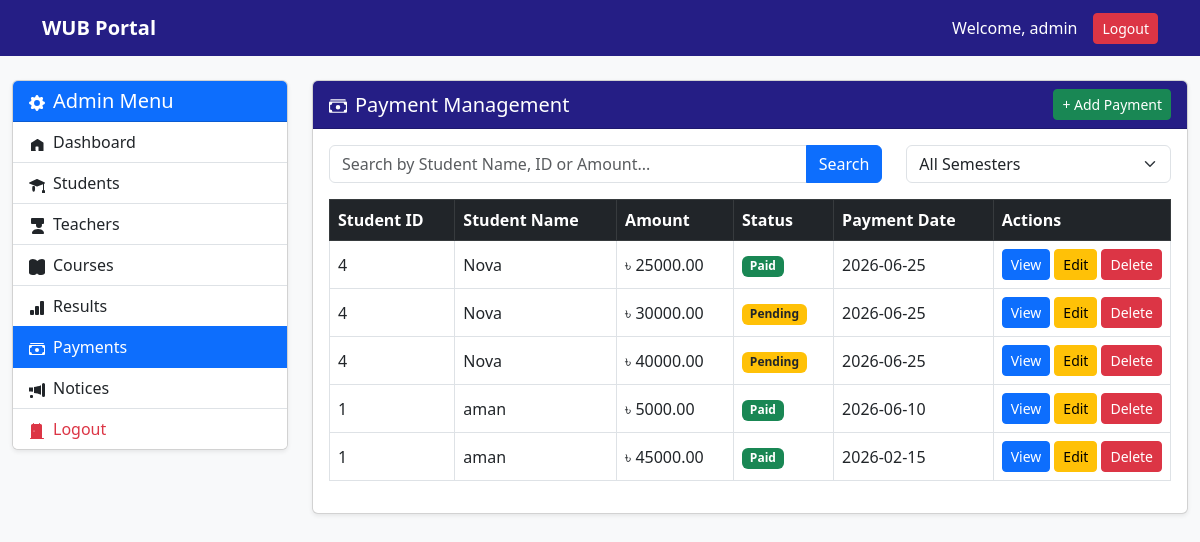
The page /dashboard/admin/payments/ (signed in) on the database its author committed.
### accounts/models.py (models this page shows)
class CustomUser(AbstractUser):
    role = models.CharField(max_length=20, default='student')
    profile_picture = models.ImageField(
        upload_to='profile_pics/',
        null=True,
        blank=True
    )
    phone = models.CharField(max_length=20, null=True, blank=True)
    address = models.TextField(null=True, blank=True)

### payments/models.py (models this page shows, shortened)
class Payment(models.Model):
    student = models.ForeignKey(User, on_delete=models.CASCADE, related_name='payments')
    semester = models.IntegerField(default=1)          # Added default to avoid migration issues
    amount = models.DecimalField(max_digits=10, decimal_places=2)
    status = models.CharField(max_length=20, choices=[
        ('Paid', 'Paid'),
        ('Pending', 'Pending'),
        ('Unpaid', 'Unpaid')
    ], default='Pending')
    date = models.DateField(default=now)
    invoice_id = models.CharField(max_length=50, blank=True, null=True)
    class Meta:
        ordering = ['-date']

### accounts/views.py (the view, shortened to what this page needs)
# urls.py: path('dashboard/admin/payments/', account_views.admin_payments, name='admin_payments'),
@login_required(login_url='/login/')
def admin_payments(request):
    if request.user.role != 'admin':
        return redirect('home')
    search_query = request.GET.get('search', '').strip()
    selected_semester = request.GET.get('semester', '')
    try:
        payments = Payment.objects.select_related('student')
        if selected_semester:
            try:
                payments = payments.filter(semester=int(selected_semester))
            except ValueError:
                pass
        payments = payments.order_by('-date')
        semesters = sorted(list(set(Payment.objects.values_list('semester', flat=True).distinct())))
    except:
        payments = []
        semesters = list(range(1, 13))
    return render(request, 'admin/payments.html', {
        'payments': payments,
        'search_query': search_query,
        'semesters': semesters,
        'selected_semester': int(selected_semester) if selected_semester.isdigit() else '',
    })

### templates/admin/payments.html (shortened to what this page needs)
{% extends 'admin/admin_base.html' %}
{% block admin_content %}
<div class="card shadow-sm">
    <div class="card-header d-flex justify-content-between align-items-center">
        <h5 class="mb-0">
            Payment Management
        </h5>
        <a href="{% url 'admin_payment_add_direct' %}" class="btn btn-success btn-sm">+ Add Payment</a>
    </div>
    <div class="card-body">
        <form method="get" class="row mb-3">
            <div class="col-md-8 mb-2 mb-md-0">
                <div class="input-group">
                    <input type="text"
                           name="search"
                           id="searchInput"
                           value="{{ search_query }}"
                           class="form-control"
                           placeholder="Search by Student Name, ID or Amount...">
                    <button type="submit" class="btn btn-primary">Search</button>
                </div>
            </div>
            <div class="col-md-4">
                <select name="semester" class="form-select" onchange="this.form.submit()">
                    <option value="">All Semesters</option>
                </select>
            </div>
        </form>
        <div class="table-responsive">
            <table class="table table-hover table-bordered align-middle"
                   id="paymentTable">
                <thead class="table-dark">
                    <tr>
                        <th>Student ID</th>
                        <th>Student Name</th>
                        <th>Amount</th>
                        <th>Status</th>
                        <th>Payment Date</th>
                        <th width="150">Actions</th>
                    </tr>
                </thead>
                <tbody>
                    {% for payment in payments %}
                    <tr>
                        <td>
                            {{ payment.student.id }}
                        </td>
                        <td>
                            {{ payment.student.username }}
                        </td>
                        <td>
                            ৳ {{ payment.amount }}
                        </td>
                        <td>
                            {% if payment.status == "Paid" %}
                                <span class="badge bg-success">
                                    Paid
                                </span>
                            {% else %}
                                <span class="badge bg-warning text-dark">
                                    Pending
                                </span>
                            {% endif %}
                        </td>
                        <td>
                            {{ payment.date|date:"Y-m-d" }}
                        </td>
<td>
   <div class="d-flex gap-1 flex-nowrap">
        <button type="button"
                class="btn btn-primary btn-sm"
                data-bs-toggle="modal"
                data-bs-target="#viewPayment{{ payment.id }}">
             View
        </button>
        <a href="{% url 'admin_payment_edit' payment.id %}"
           class="btn btn-warning btn-sm">
             Edit
        </a>
        <a href="{% url 'admin_payment_delete' payment.id %}"
           class="btn btn-danger btn-sm"
           onclick="return confirm('Delete this payment record?');">
             Delete
        </a>
    </div>
</td>                    </tr>
                    {% endfor %}
                </tbody>
            </table>
        </div>
    </div>
</div>
{% endblock %}

### templates/base.html (shortened to what this page needs)
{% load static %}
<!DOCTYPE html>
<html lang="en">
<head>
    <link href="https://cdn.jsdelivr.net/npm/bootstrap@5.3.0/dist/css/bootstrap.min.css" rel="stylesheet">
</head>
<body>
    <nav class="navbar navbar-expand-lg navbar-dark">
        <div class="container">
            <a class="navbar-brand fw-bold" href="{% url 'student_dashboard' %}">WUB Portal</a>
            <div class="ms-auto d-flex align-items-center">
                <span class="text-white me-3">
                    Welcome, {{ request.user.get_full_name|default:request.user.username }}
                </span>
                <form method="post" action="{% url 'logout' %}" style="display: inline;">
                    <button type="submit" class="btn btn-danger btn-sm">Logout</button>
                </form>
            </div>
        </div>
    </nav>
    {% block content %}
    {% endblock %}
</body>
</html>

### templates/base.html (style rules this page uses)
body { background-color: #f8f9fa; }
.navbar { background: #251e85; }
.navbar-brand, .nav-link { color: white !important; }
.card-header { background: #251e85; color: white; }

### rows shown on the page
CustomUser: user.get_full_name "admin"
Payment: student.id "4", student.username "Nova", amount "25000.00", status "Paid", date "2026-06-25"
Payment: student.id "4", student.username "Nova", amount "30000.00", status "Pending", date "2026-06-25"
Payment: student.id "4", student.username "Nova", amount "40000.00", status "Pending", date "2026-06-25"
Payment: student.id "1", student.username "aman", amount "5000.00", status "Paid", date "2026-06-10"
Payment: student.id "1", student.username "aman", amount "45000.00", status "Paid", date "2026-02-15"
